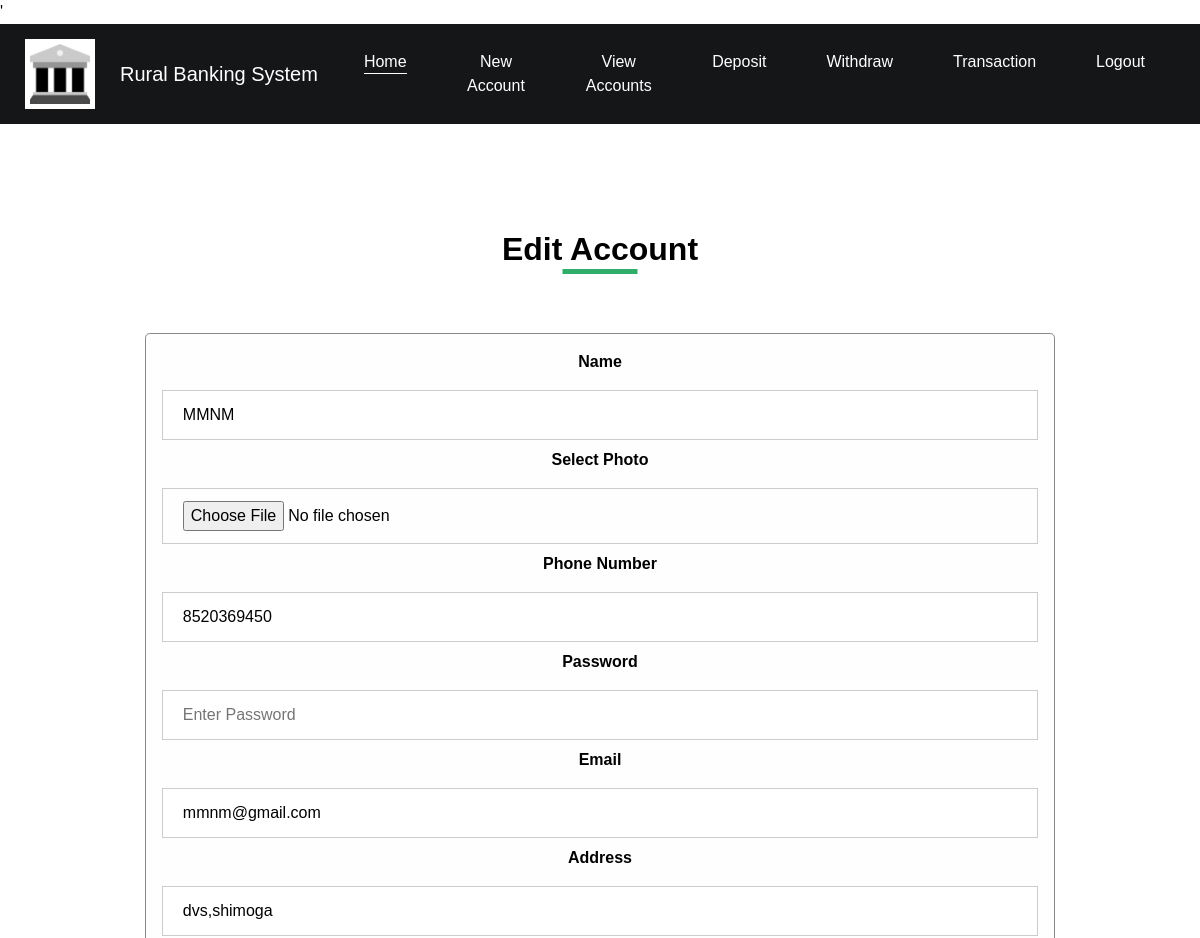
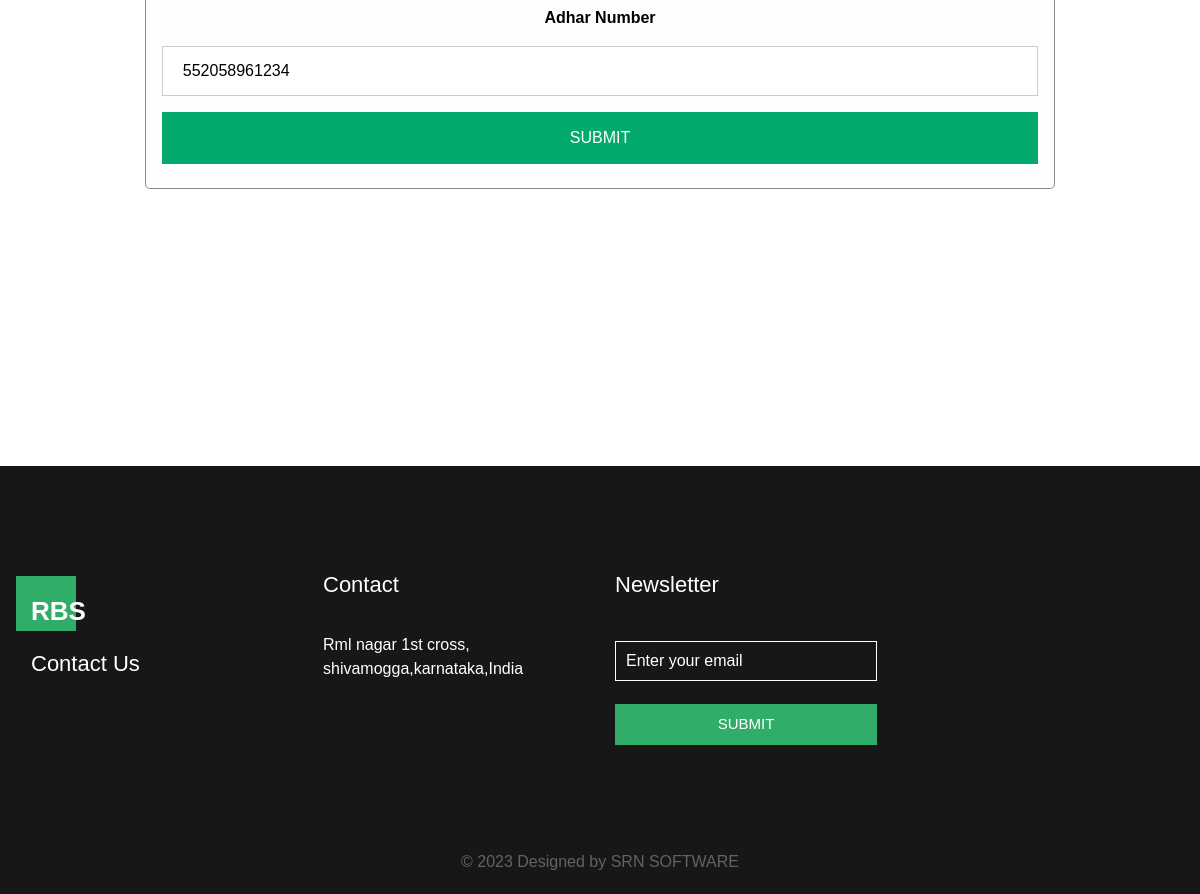
/admin/editacc?id=3462004, run on the app's committed database (2 pictures, top to bottom).
### tables this page shows
CREATE TABLE `user` (
  `accountno` int(200) NOT NULL,
  `name` varchar(200) NOT NULL,
  `photo` varchar(200) NOT NULL,
  `phonenumber` varchar(200) NOT NULL,
  `email` varchar(200) NOT NULL,
  `address` varchar(200) NOT NULL,
  `adharnumber` varchar(200) NOT NULL,
  `password` varchar(200) NOT NULL,
  `date` varchar(200) NOT NULL,
  `status` varchar(200) NOT NULL
);

### admin/editacc.php (the view, shortened to what this page needs)
<?php include 'header.php'; ?>
<?php
        $id=$_GET['id'];
             include 'dbconfig.php';
                        $sql="SELECT * FROM `user` where `accountno`='$id'";
                        $result= mysqli_query($conn,$sql);
                        if ($result->num_rows > 0)
                        {
                            while($row = $result->fetch_assoc())
                            {
                                $name=$row['name'];
                                $photo=$row['photo'];
                                $phonenumber=$row['phonenumber'];
                                $email=$row['email'];
                                $address=$row['address'];
                                $adharnumber=$row['adharnumber'];
                                $password=$row['password'];
                            }
                        }
?>
<section class="about_section layout_padding">
    <div class="container">
      <div class="heading_container">
        <h2>
          Edit Account
        </h2>
      </div>
      <div class="box">
          <form class="modal-content animate" action="dbaccountup?id=<?php echo $id; ?>" method="post" enctype="multipart/form-data">
    <div class="container">
      <label for="uname"><b>Name</b></label>
      <input type="text" placeholder="Enter Username" name="name" value="<?php echo $name; ?>" required>
      <label for="psw"><b>Select Photo</b></label>
      <input type="file" placeholder="Upload Photo" name="photo" value="<?php echo $photo; ?>" required>
      <label for="psw"><b> Phone Number</b></label>
      <input type="number" placeholder="Enter Password" name="phone" value="<?php echo $phonenumber; ?>" required>
      <label for="psw"><b>Password</b></label>
      <input type="text" placeholder="Enter Password" name="pass" value="<?php echo $password; ?>" required>
      <label for="psw"><b>Email</b></label>
      <input type="email" placeholder="Enter Password" name="email" value="<?php echo $email; ?>" required>
      <label for="Address"><b>Address</b></label>
      <input type="text" placeholder="Enter Password" name="address" value="<?php echo $address; ?>" required>
      <label for="psw"><b>Adhar Number</b></label>
      <input type="number" placeholder="Enter Password" name="adhar" value="<?php echo $adharnumber; ?>" required>
      <button  type="submit" name="submit" class="btn-box">SUBMIT</button>
    </div>
  </form>
      </div>
    </div>
  </section>
<?php include 'footer.php'; ?>

### admin/css/style.css (style rules this page uses)
input { width: 100%; padding: 12px 20px; margin: 8px 0; display: inline-block; border: 1px solid #ccc; box-sizing: border-box; }
button { background-color: #04AA6D; color: white; padding: 14px 20px; margin: 8px 0; border: none; cursor: pointer; width: 100%; }
.container { padding: 16px; }
.modal-content { background-color: #fefefe; margin: 5% auto 15% auto; border: 1px solid #888; width: 80%; }
.animate { -webkit-animation: animatezoom 0.6s; animation: animatezoom 0.6s }
body { font-family: "Roboto", sans-serif; color: #000000; background-color: #ffffff; font-family: Arial, Helvetica, sans-serif; }
.layout_padding { padding: 90px 0; }
.heading_container { display: -webkit-box; display: -ms-flexbox; display: flex; -webkit-box-pack: center; -ms-flex-pack: center; justify-content: center; text-align: center; }
.heading_container h2 { font-weight: bold; position: relative; }
.heading_container h2::before { content: ""; position: absolute; bottom: -6px; left: 50%; width: 75px; height: 5px; background-color: #30ae69; -webkit-transform: translateX(-50%); transform: translateX(-50%); }
.about_section { text-align: center; }
.about_section .box { display: -webkit-box; display: -ms-flexbox; display: flex; -webkit-box-orient: vertical; -webkit-box-direction: normal; -ms-flex-direction: column; flex-direction: column; -webkit-box-align: center; -ms-flex-align: center; align-items: center; }
.about_section .btn-box { display: -webkit-box; display: -ms-flexbox; display: flex; -webkit-box-pack: center; -ms-flex-pack: center; justify-content: center; }

### admin/css/responsive.css (style rules this page uses)
@media (min-width: 1200px) { .container { max-width: 1170px; } }

### data on the page
user: name "MMNM", phone "8520369450", email "mmnm@gmail.com", address "dvs,shimoga", adhar "552058961234"
